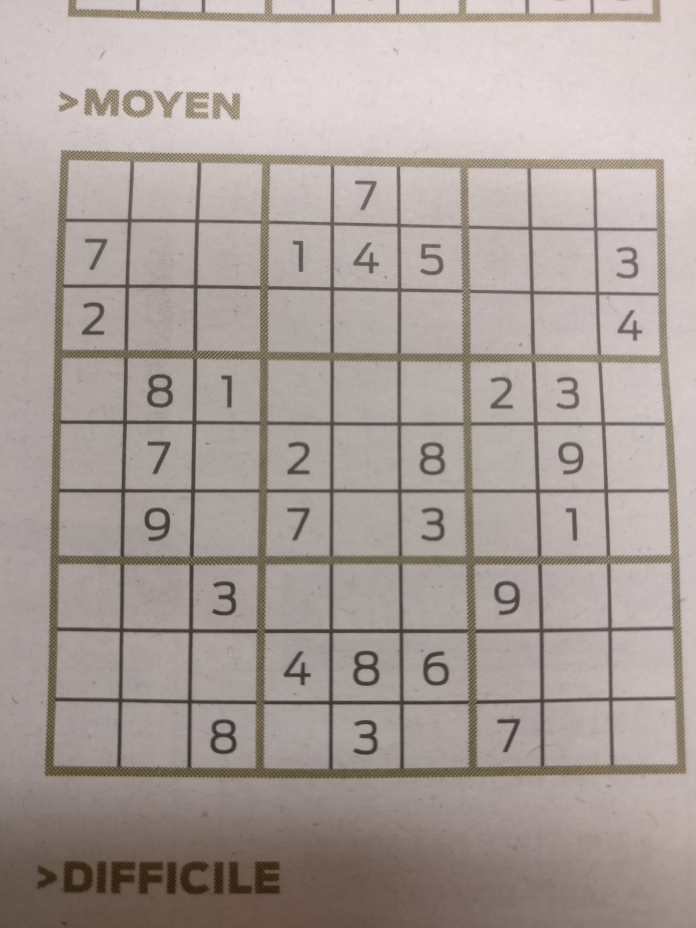
#> input picture data/grille6.jpg, 3480 x 4640 px (shown at 1/5 size); its folder holds only this picture in this run
$ python -i functions.py   (imports and definitions only)
#> lines starting #> are read from the running program, lines starting #| are printed output that depends on the picture; after the words box and inside, x2 and y2 are one past the last pixel; in counts of white or black regions, pixels touching at a corner belong together
#> further down, picture is the input picture: shape (4640, 3480, 3); mean B, G, R 154.4, 159, 169.7
# -*- coding: utf-8 -*-

import cv2
import numpy as np
import os, shutil
from PIL import Image
from imutils import contours, convenience
from valeurs import *
from random import randint


def vignette(image):
    # Load image, grayscale, and adaptive threshold
    gray = cv2.cvtColor(image, cv2.COLOR_BGR2GRAY)
    thresh = cv2.adaptiveThreshold(gray, 255, cv2.ADAPTIVE_THRESH_GAUSSIAN_C, cv2.THRESH_BINARY_INV, 57, 5)
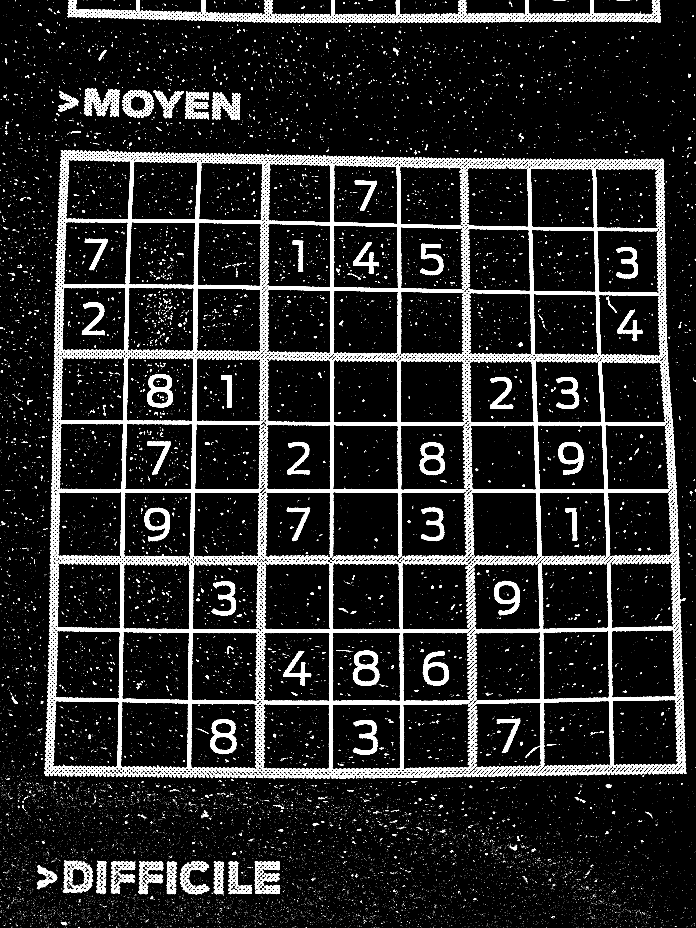
#> thresh: shape (4640, 3480) (shown at 1/5 size); 10.3% white; 28835 white regions (27613 under 20 px)
    cv2.imwrite(f_debug + 'vign_thresh.png', thresh)

    # Filter out all numbers and noise to isolate only boxes
    cnts = cv2.findContours(thresh, cv2.RETR_TREE, cv2.CHAIN_APPROX_SIMPLE)
#> cnts = 43534 contours, 40804 with area under 20; largest, box (x1, y1, x2, y2) and area: (220, 750, 3399, 3893) 7152128, (1259, 2459, 2003, 3149) 430870, (2002, 1782, 3014, 2451) 298771, (961, 2791, 1652, 3507) 218473, (955, 3161, 1651, 3849) 217286
    cnts = adjust_contours(cnts)
    # Approximate area of a square
    area_square = (image.shape[0]/9)**2
#> area_square = 265797.5

    for c in cnts:
        area = cv2.contourArea(c)
        if area < area_square/3:
            cv2.drawContours(thresh, [c], -1, (0,0,0), -1)
#> this loop made 43534 passes
#> (c, area) on passes 1 to 3: ([[2906, 4639]], 0), ([[2655, 4639]], 0), ([[2535, 4639]], 0)
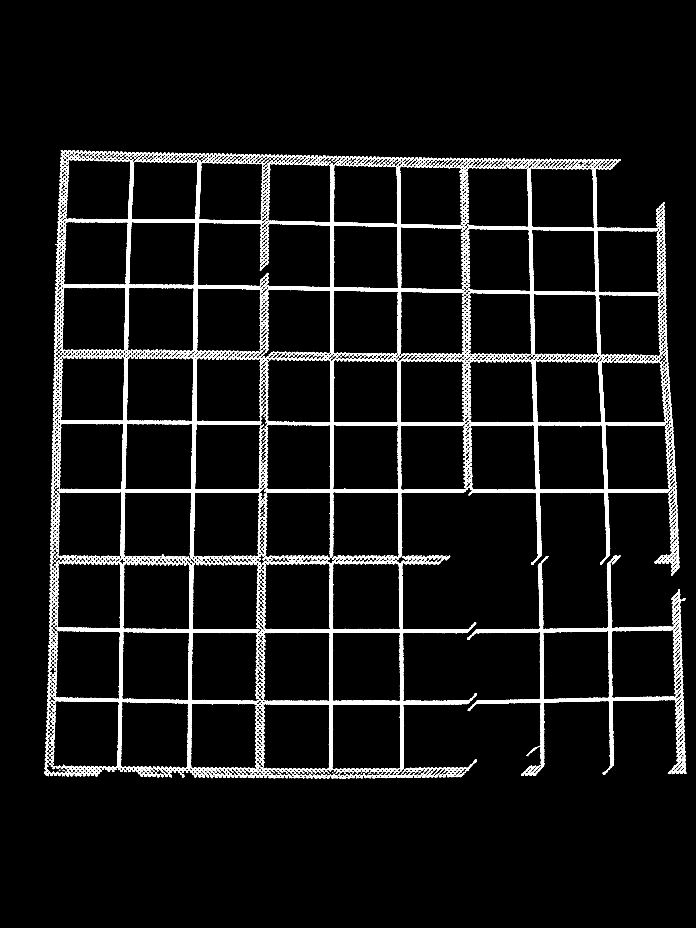
#> thresh: shape (4640, 3480) (shown at 1/5 size); 5.9% white; 1174 white regions (901 under 20 px), largest, box (x1, y1, x2, y2) and area: (220, 750, 2385, 3891) 461867, (1298, 775, 3388, 2824) 238663, (2336, 2776, 3422, 3880) 75773

    cv2.imwrite(f_debug + 'vign_grid.png', thresh)
    # Fix horizontal and vertical lines
    vertical_kernel = cv2.getStructuringElement(cv2.MORPH_RECT, (1,5))
#> vertical_kernel = [1, 1, 1, 1, 1]
    thresh = cv2.morphologyEx(thresh, cv2.MORPH_CLOSE, vertical_kernel, iterations=9)
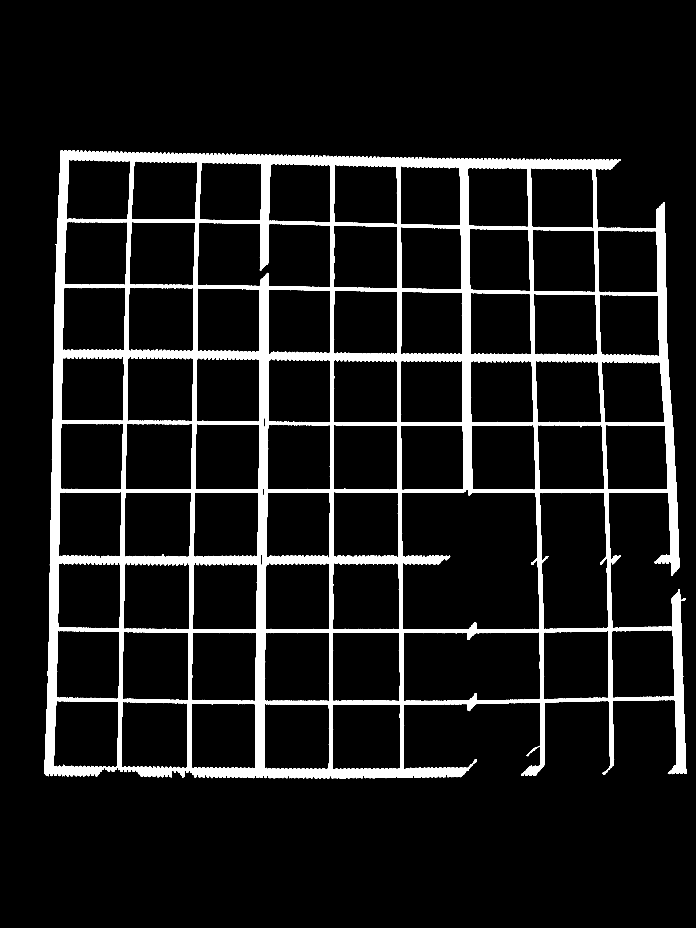
#> thresh: shape (4640, 3480) (shown at 1/5 size); 8.9% white; 2 white regions (1 under 20 px), largest, box (x1, y1, x2, y2) and area: (220, 750, 3432, 3893) 1439705
    horizontal_kernel = cv2.getStructuringElement(cv2.MORPH_RECT, (5,1))
#> horizontal_kernel = [[1, 1, 1, 1, 1]]
    thresh = cv2.morphologyEx(thresh, cv2.MORPH_CLOSE, horizontal_kernel, iterations=9)
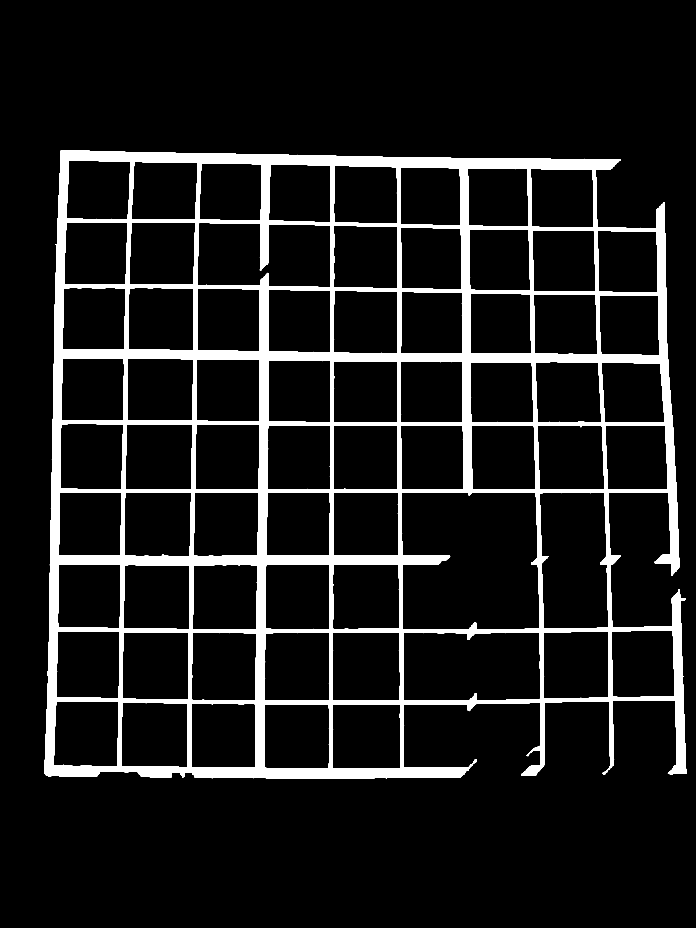
#> thresh: shape (4640, 3480) (shown at 1/5 size); 9.6% white; 1 white region, box (x1, y1, x2, y2) and area: (220, 750, 3432, 3893) 1548330

    cv2.imwrite(f_debug + 'vign_grid_better.png', thresh)
    # Sort by top to bottom and each row by left to right
    invert = 255 - thresh
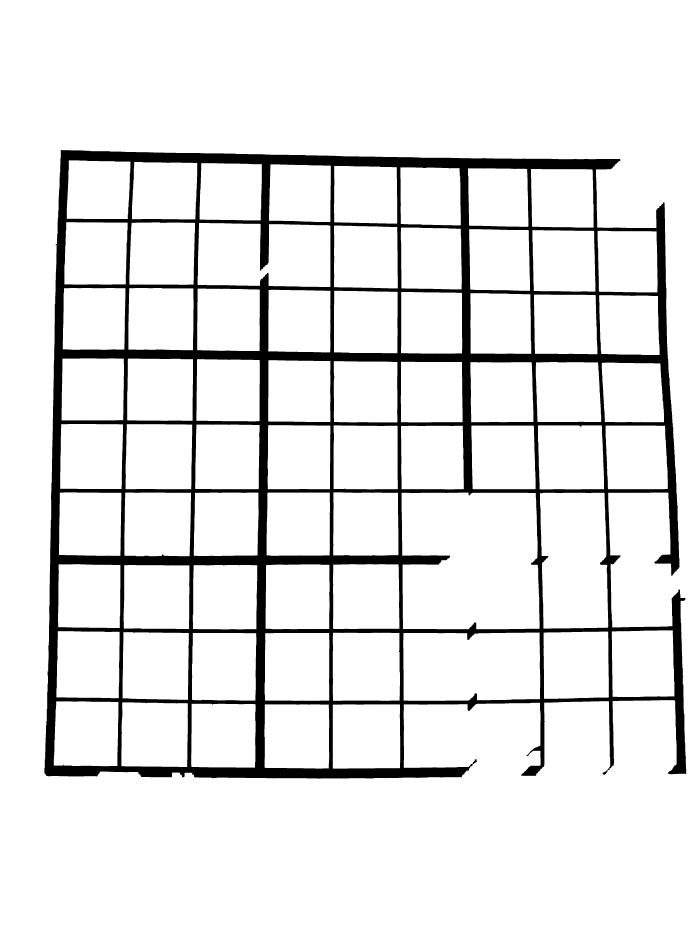
#> invert: shape (4640, 3480) (shown at 1/5 size); 90.4% white; 1 black region
    cnts = cv2.findContours(invert, cv2.RETR_TREE, cv2.CHAIN_APPROX_SIMPLE)
#> cnts = 70 contours; largest, box (x1, y1, x2, y2) and area: (0, 0, 3480, 4640) 16139081, (219, 749, 3433, 3894) 8886818, (2008, 2463, 2698, 3146) 448970, (2016, 3163, 2701, 3504) 226713, (2700, 2464, 3041, 3143) 216713
    cnts = cnts[0] if len(cnts) == 2 else cnts[1]
    (cnts, _) = contours.sort_contours(cnts, method="top-to-bottom")

    sudoku_rows = []
    row = []
    for (i, c) in enumerate(cnts, 1):
        area = cv2.contourArea(c)
        if area < 50000:
            row.append(c)
            if i % 9 == 0:
                cnts = contours.sort_contours(row, method="left-to-right")
                cnts = adjust_contours(cnts)
                sudoku_rows.append(cnts)
                row = []
#> this loop made 70 passes
#> area on passes 2 to 13: 8886817.5, 88407.5, 89358, 85575.5, 85295, 88245.5, 84669.5, 84937.5, 88983, 94662.5, 98520, 192014
#> (c, area) on pass 1: ([[0, 0], [0, 4639], [3479, 4639], [3479, 0]], 16139081)
#> after the loop, sudoku_rows = []

    # Iterate through each box
    j = 0
    for row in sudoku_rows:
        for c in row:
            # Getting the deformed square
            peri = cv2.arcLength(c, True)
            square = cv2.approxPolyDP(c, 0.04 * peri, True)
            square = np.array([list(i[0]) for i in square])
            pts_img = order_points(square)

            if len(pts_img) == 4:
                # Deforming the shape to a perfect square
                dst = warp_square(image, image.shape[0]/9, pts_img)
                # dst = cv2.resize(dst, (28, 28), interpolation = cv2.INTER_AREA)
                cv2.imwrite('Cases/' + str(j//9) + str(j%9) + '.png', dst)
            else:
                print('Attention, la case ({}, {}) a été loupé.'.format(j//9, j%9))

            j += 1
#> this loop made 0 passes
#> after the loop, j = 0


# [43 lines left out: functions find_contours, order_points, not called in this run]


class Error(Exception):
   """Base class for other exceptions"""
   pass


class GridNotRecognized(Error):
   """Raised when the main square of the grid is not recognized."""
   pass


# [26 lines left out: functions find_square, warp_square, not called in this run]


def adjust_contours(cnts):
    # Handling of different versions of opencv
    return cnts[0] if len(cnts) == 2 else cnts[1]


# [137 lines left out: functions local_max, clean, trieur, erase_create, image_resize, printS, not called in this run]

>>> import cv2
>>> picture = cv2.imread('data/grille6.jpg')
>>> result = vignette(picture)

$ run again, on data/grille8.jpg
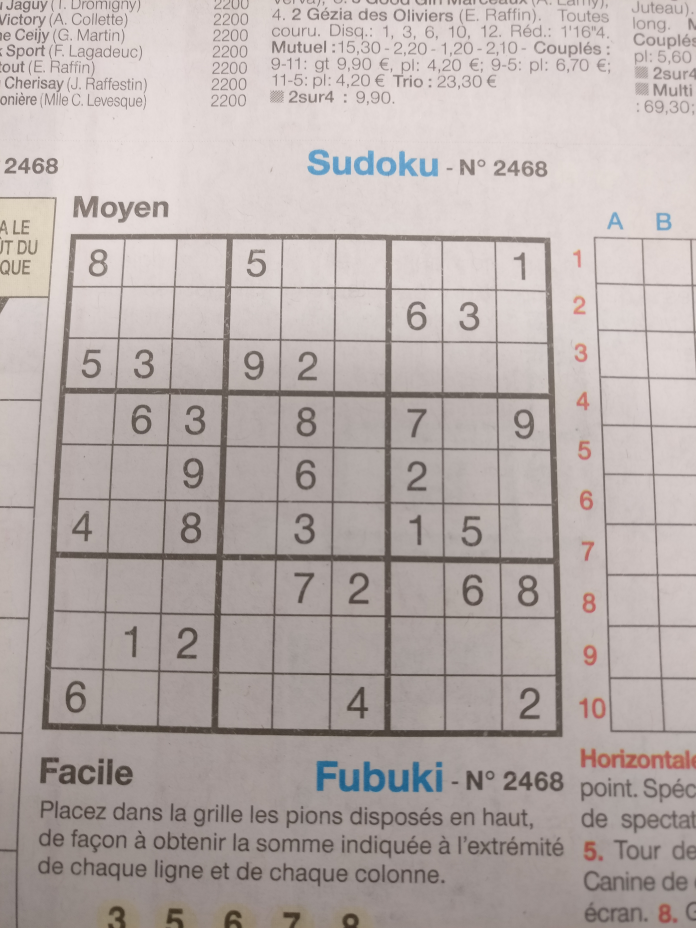
#> input picture data/grille8.jpg, 3480 x 4640 px (shown at 1/5 size)
#> picture is the input picture: shape (4640, 3480, 3); mean B, G, R 169.6, 172.3, 182.2
#> in vignette, `thresh = cv2.adaptiveThreshold(gray, 255, cv2.ADAPTIVE_THRESH_GAUSSIAN..`:
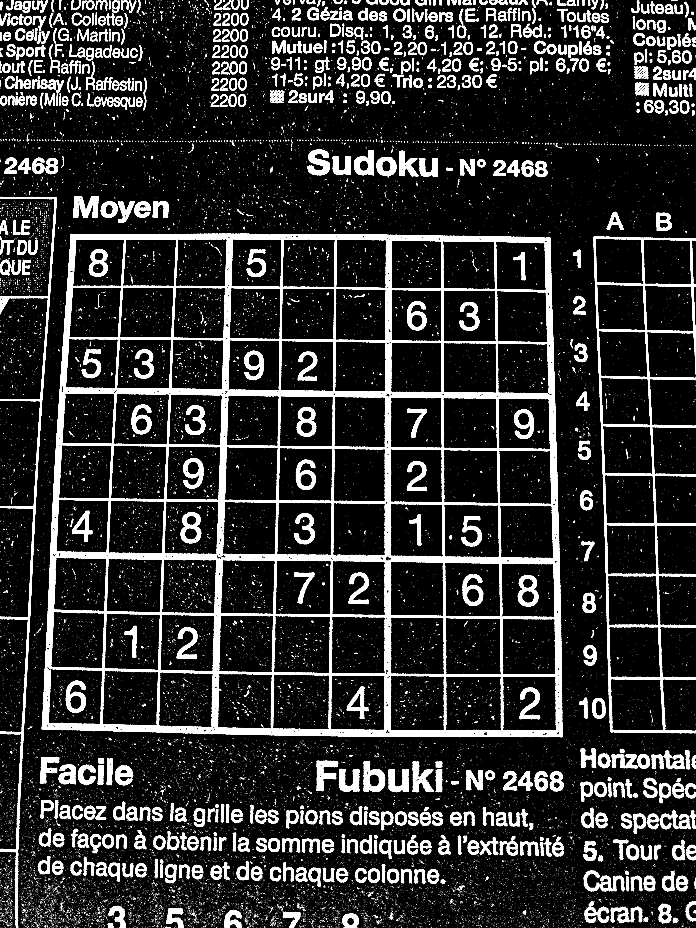
#> thresh: shape (4640, 3480) (shown at 1/5 size); 12.9% white; 32781 white regions (31593 under 20 px)
#> in vignette, `cnts = cv2.findContours(thresh, cv2.RETR_TREE, cv2.CHAIN_APPROX_SIMPLE)`: cnts = 48844 contours, 47055 with area under 20; largest, box (x1, y1, x2, y2) and area: (208, 1168, 2813, 3686) 6267698, (2967, 1183, 3480, 3667) 767482, (1368, 3077, 1653, 3368) 78495, (2226, 3088, 2507, 3376) 77126, (1655, 3081, 1944, 3373) 75956
#> the loop in vignette, `for c in cnts:` made 48844 passes
#> (c, area) on passes 1 to 3: ([[3328, 4639]], 0), ([[3128, 4639]], 0), ([[2977, 4639], [2980, 4639]], 0)
#> vertical_kernel = [1, 1, 1, 1, 1]
#> horizontal_kernel = [[1, 1, 1, 1, 1]]
#> in vignette, `invert = 255 - thresh`:
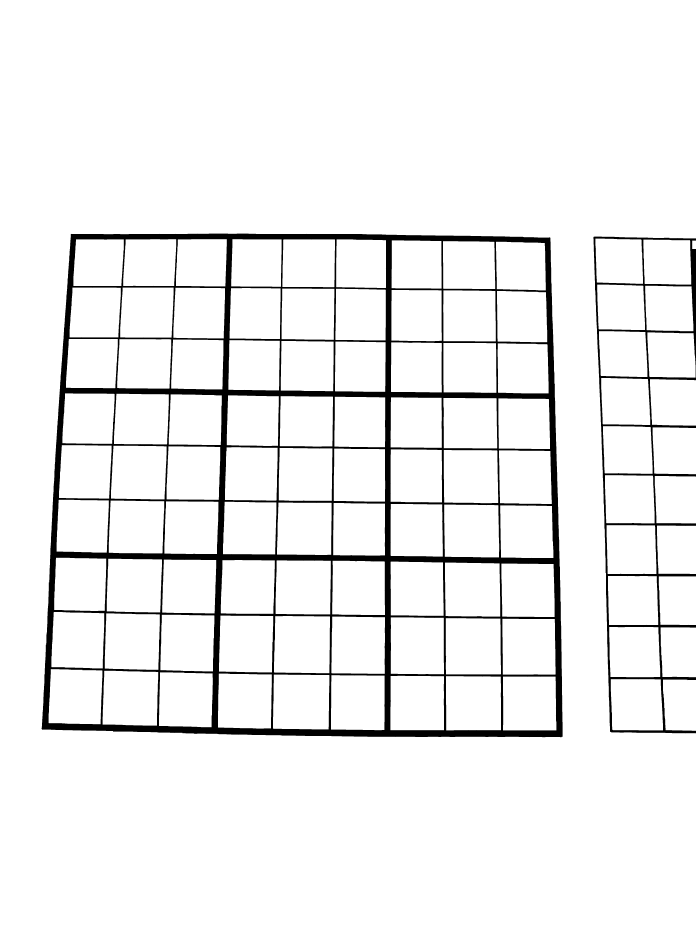
#> invert: shape (4640, 3480) (shown at 1/5 size); 94.2% white; 2 black regions
#> in vignette, `cnts = cv2.findContours(invert, cv2.RETR_TREE, cv2.CHAIN_APPROX_SIMPLE)`: cnts = 104 contours; largest, box (x1, y1, x2, y2) and area: (0, 0, 3480, 4640) 14980516, (207, 1167, 2814, 3687) 6283698, (1370, 3080, 1650, 3366) 77564, (2229, 3091, 2505, 3372) 76230, (1365, 3373, 1647, 3647) 75006
#> the loop in vignette, `for (i, c) in enumerate(cnts, 1):` made 104 passes
#> area on passes 1 to 8: 14980516, 6283698, 50605.5, 57975.5, 57513.5, 58987.5, 59027.5, 61332
#> after the loop in vignette, `for (i, c) in enumerate(cnts, 1):`: sudoku_rows = []
#> after the loop in vignette, `for row in sudoku_rows:`: j = 0

$ run again, on data/grille9.jpg
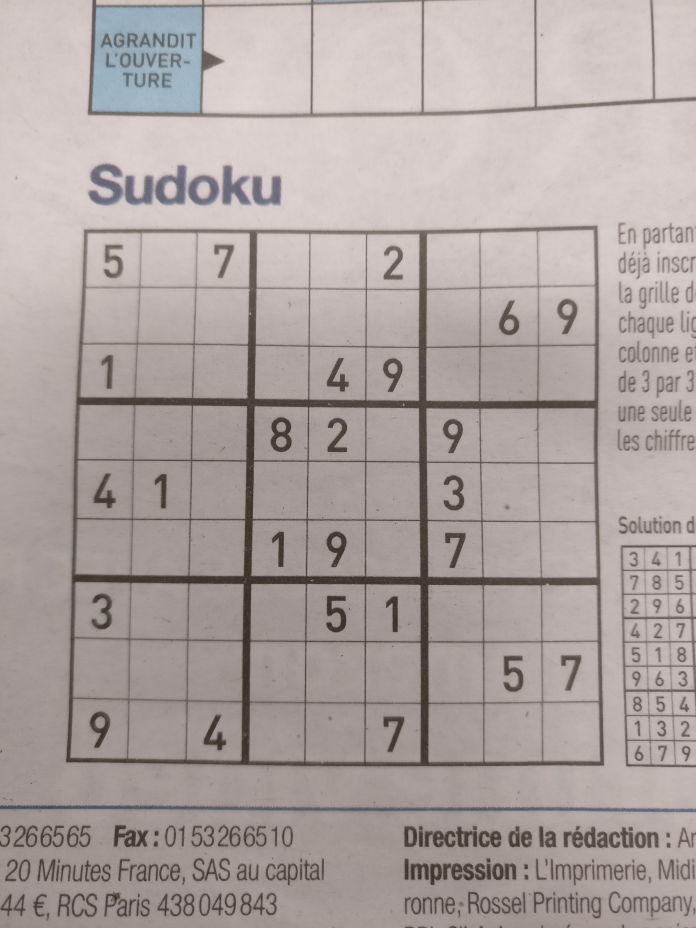
#> input picture data/grille9.jpg, 3480 x 4640 px (shown at 1/5 size)
#> picture is the input picture: shape (4640, 3480, 3); mean B, G, R 160.4, 162.8, 172.5
#> in vignette, `thresh = cv2.adaptiveThreshold(gray, 255, cv2.ADAPTIVE_THRESH_GAUSSIAN..`:
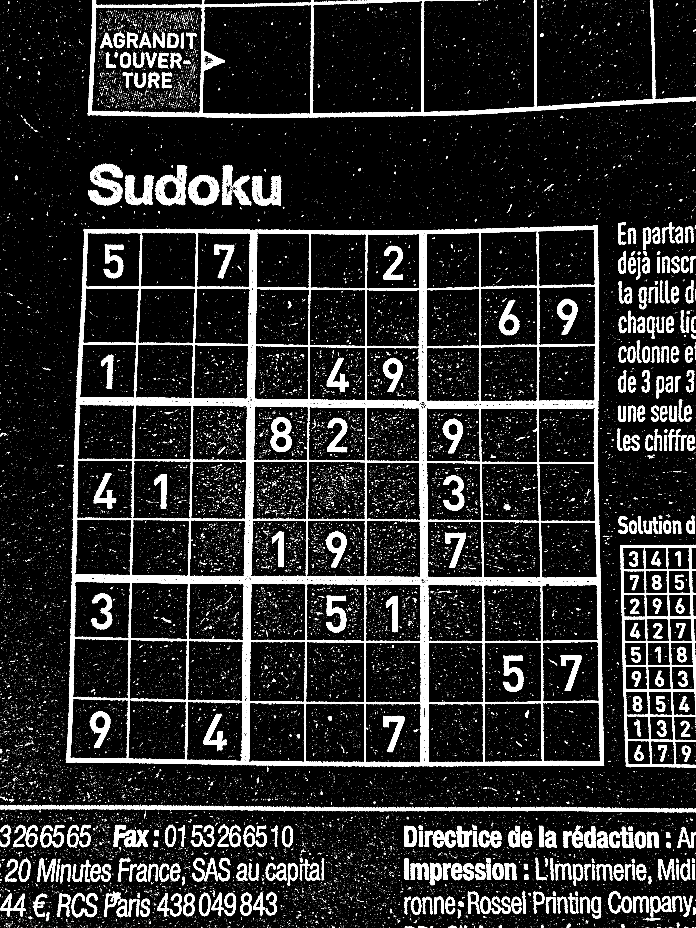
#> thresh: shape (4640, 3480) (shown at 1/5 size); 11.5% white; 42264 white regions (41234 under 20 px)
#> in vignette, `cnts = cv2.findContours(thresh, cv2.RETR_TREE, cv2.CHAIN_APPROX_SIMPLE)`: cnts = 58424 contours, 56754 with area under 20; largest, box (x1, y1, x2, y2) and area: (329, 1126, 3021, 3833) 7025788, (438, 0, 3480, 591) 978198, (3102, 2724, 3480, 3838) 356508, (1561, 1, 2111, 572) 299217, (1010, 22, 1558, 574) 285392
#> the loop in vignette, `for c in cnts:` made 58424 passes
#> (c, area) on passes 1 to 3: ([[3441, 4639], [3442, 4639]], 0), ([[3386, 4639], [3388, 4639]], 0), ([[3365, 4639], [3366, 4639]], 0)
#> vertical_kernel = [1, 1, 1, 1, 1]
#> horizontal_kernel = [[1, 1, 1, 1, 1]]
#> invert: shape (4640, 3480); 93.6% white; 3 black regions
#> in vignette, `cnts = cv2.findContours(invert, cv2.RETR_TREE, cv2.CHAIN_APPROX_SIMPLE)`: cnts = 120 contours; largest, box (x1, y1, x2, y2) and area: (0, 0, 3480, 4640) 14017218, (328, 1125, 3022, 3834) 7049546, (2118, 0, 2672, 558) 300679, (1564, 9, 2108, 566) 294806, (2683, 0, 3262, 529) 293644
#> the loop in vignette, `for (i, c) in enumerate(cnts, 1):` made 120 passes
#> area on passes 1 to 8: 101202.5, 293644.5, 300679, 4746.5, 11936, 14017218, 294805.5, 280747.5
#> after the loop in vignette, `for (i, c) in enumerate(cnts, 1):`: sudoku_rows = 3 items
#> the loop in vignette, `for row in sudoku_rows:` made 3 passes
#> (printed output is left out)
#> pass 1, in vignette, `cv2.imwrite('Cases/' + str(j//9) + str(j%9) + '.png', dst)`:
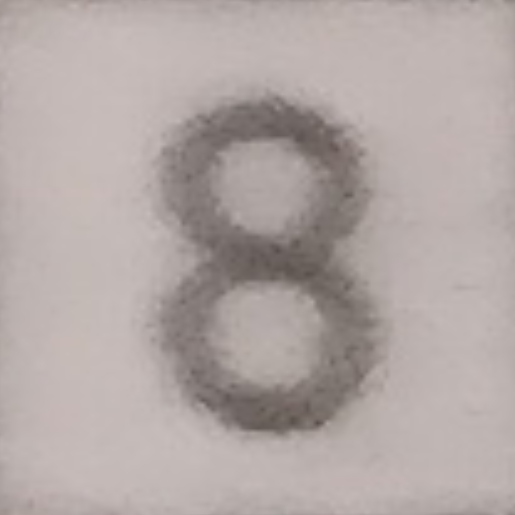
#> saved as 05.png: shape (515, 515, 3); mean B, G, R 165.2, 167.6, 178
#> after the loop in vignette, `for row in sudoku_rows:`: j = 28
